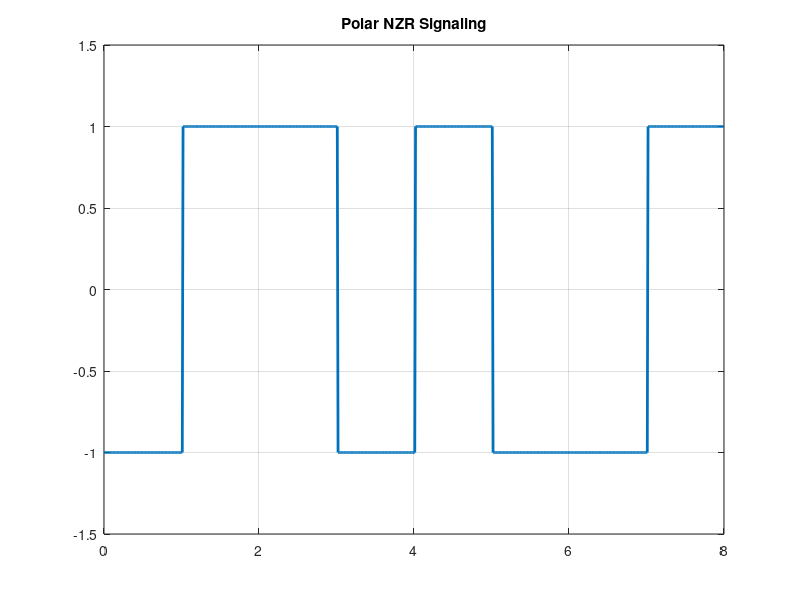

Write MATLAB code to recreate this figure.
%Polar Non Return to Zero Line Coding 
clc;
clear all;
close all;

%N=10;                      %Number of bits
%n=randi([0,1],1,N)         %Random Bit Generation

n = [0 1 1 0 1 0 0 1];      %Input Signal
N=length(n);                %Number of Bits

%Mapping Function
for m=1:N
 if n(m)==1
    nn(m)=1;
 else
    nn(m)=-1;               % Assign -1 for Polar
 end
end
nn

%Signal Shaping
i=1;
t=0:0.01:length(n);         %Time Duration set up for a single binary bit
for j=1:length(t) 
 if t(j)<=i 
    y(j)=nn(i);             %Assign value from the mapping function
 else
    y(j)=nn(i);
    i=i+1;                  %Binaty input data index increament
 end
end
plot(t,y, 'linewidth',2);   %Linewidth 2 for clear visualization
axis([0,N,-1.5,1.5]);       %Axis set-up
grid on;
title("Polar NZR Signaling");